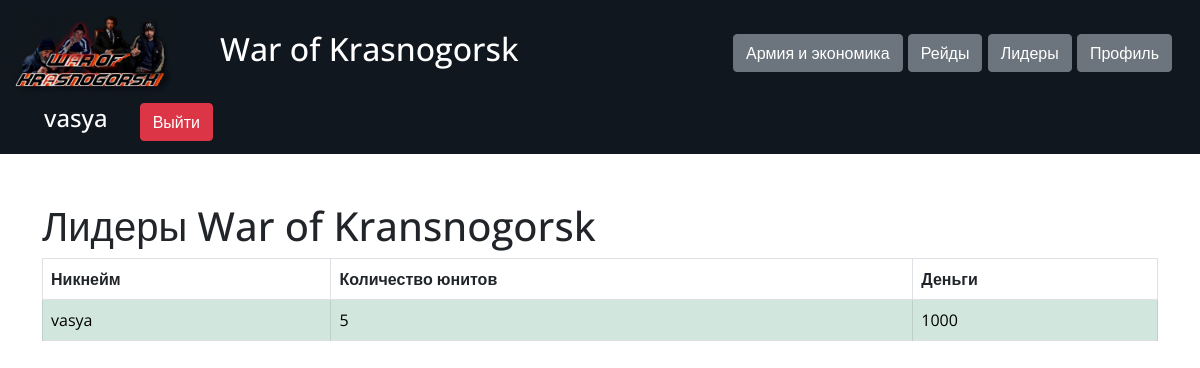
/leadersboard (signed in), run on the app's committed database.
### data/users.py (models this page shows, shortened)
class User(SqlAlchemyBase, UserMixin):
    __tablename__ = 'users'
    id = sa.Column(sa.Integer, primary_key=True, autoincrement=True)
    username = sa.Column(sa.String, nullable=True)
    email = sa.Column(sa.String, index=True, unique=True, nullable=True)
    hashed_password = sa.Column(sa.String, nullable=True)
    created_date = sa.Column(sa.DateTime, default=datetime.datetime.now)
    player = orm.relation('Player', uselist=False, back_populates='user')

### data/players.py (models this page shows)
class Player(SqlAlchemyBase):
    __tablename__ = 'players'
    id = sa.Column(sa.Integer, primary_key=True, autoincrement=True)
    user_id = sa.Column(sa.Integer, sa.ForeignKey('users.id'))
    start_race_id = sa.Column(sa.Integer, sa.ForeignKey('races.id'))
    money = sa.Column(sa.Integer, nullable=True)
    last_defend = sa.Column(sa.DateTime, nullable=True)
    user = orm.relation('User', back_populates='player')
    start_race = orm.relation('Race')
    army = orm.relation('Army', back_populates='player')

### server.py (the view)
@app.route('/leadersboard')
@login_required
def leaders_board():
    db_sess = db_session.create_session()
    users = db_sess.query(User).all()
    leaders = []
    for x in users:
        leaders.append((x.username, sum([item.number for item in x.player.army]), x.player.money))
    leaders.sort(key=lambda x: (-x[1], -x[2], x[0]))
    return render_template('leadersboard.html', leaders=leaders)

### data/db_session.py (called while the page is built)
def create_session() -> Session:
    global __factory
    return __factory()

### server.py (called while the page is built)
@login_manager.user_loader
def load_user(user_id):
    db_sess = db_session.create_session()
    return db_sess.query(User).get(user_id)

### templates/leadersboard.html
{% extends "base.html" %}
{% block content %}
<h1>Лидеры War of Kransnogorsk</h1>
<table class="table table-bordered">
    <thead>
        <tr>
            <th scope="col">Никнейм</th>
            <th scope="col">Количество юнитов</th>
            <th scope="col">Деньги</th>
        </tr>
    </thead>
    <tbody>
        {% for item in leaders %}
           <tr>
              <td class="table-success">{{ item[0] }}</td>
              <td class="table-success">{{ item[1] }}</td>
              <td class="table-success">{{ item[2] }}</td>
            </tr>
       {% endfor %}
    </tbody>
</table>
{% endblock %}

### templates/base.html (shortened to what this page needs)
<!DOCTYPE html>
<html lang="en">
<head>
    <link href="https://cdn.jsdelivr.net/npm/bootstrap@5.0.0-beta1/dist/css/bootstrap.min.css" rel="stylesheet"
>
    <link href="{{ url_for('static', filename='css/style.css') }}" rel="stylesheet">
</head>
<body>
    <header>
        <nav class="navbar navbar-dark">
            <div class="container-fluid">
                <a class="navbar-brand d-flex" href="/">
                    <img src="{{ url_for('static', filename='img/logo.png') }}"
                         width="160" height="80" class="d-inline-block align-text-top">
                    <h2 class="nav-title d-inline-block">War of Krasnogorsk</h2>
                </a>
                {% if current_user.is_authenticated %}
                    <div class="navbar-brand">
                        <a class="btn btn-secondary" href="/">Армия и экономика</a>
                        <a class="btn btn-secondary" href="/raid">Рейды</a>
                        <a class="btn btn-secondary" href="/leadersboard">Лидеры</a>
                        <a class="btn btn-secondary" href="/profile">Профиль</a>
                    </div>
                    <div class="navbar-brand d-flex">
                        <h4 class="nav-username">{{ current_user.username }}</h4>
                        <a class="btn btn-danger" href="/logout">Выйти</a>
                    </div>
                {% else %}
                    <div class="navbar-brand">
                        <a class="btn btn-primary" href="/register">Register</a>
                        <a class="btn btn-success" href="/login">Log in</a>
                    </div>
                {% endif %}
                </div>
        </nav>
    </header>
    <main role="main">
        <div class="container">
            {% block content %}{% endblock %}
        </div>
    </main>
</body>
</html>

### static/css/style.css (style rules this page uses)
body { font-family: 'Open Sans', sans-serif; }
header { margin-bottom: 3rem; }
.navbar { background-color: #10171f; }
.navbar-brand { align-items: center; }
.nav-title { margin-left: 3rem; }
.nav-username { margin-left: 2rem; margin-right: 2rem; }

### data on the page
User: username "vasya", username "vasya"
Player: money "1000"

### other printed values
{{ item[1] }} "5"
